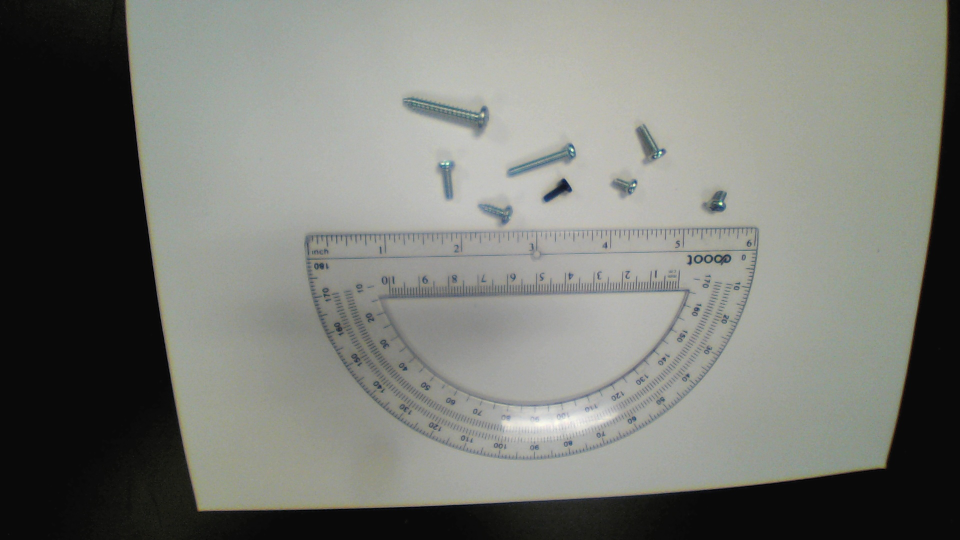
#> input picture ruler-reference.jpg, 1920 x 1080 px (shown at 1/2 size)
$ python check_vision.py
#> lines starting #> are read from the running program, lines starting #| are printed output that depends on the picture
### ruler.py
from pathlib import Path
import cv2
import numpy as np

class RulerTracker:
    def __init__(self,root):
        self.root=Path(root); self.template=None; self.source_points=None
    def follow(self,frame,cfg):
        points=cfg.get('ruler_points')
        if not points or cfg.get('scale_mode')!='ruler' or not cfg.get('follow_ruler',True): return cfg
        if self.source_points!=points:
            self.source_points=points
            reference=self.root/'ruler-reference.jpg'
            ref=cv2.imread(str(reference if reference.exists() else self.root/'two-screws-view.jpg'))
            if ref is None: return cfg
            p=np.array(points)
            x0=max(0,int(p[:,0].min()-145)); x1=min(ref.shape[1],int(p[:,0].max()+145))
            y0=max(0,int(p[:,1].min()-8)); y1=min(ref.shape[0],int(p[:,1].max()+65))
            self.origin=np.array([x0,y0]); patch=ref[y0:y1,x0:x1]
            self.template=cv2.resize(cv2.cvtColor(patch,cv2.COLOR_BGR2GRAY),None,fx=.5,fy=.5)
        if self.template is None: return cfg
        small=cv2.resize(cv2.cvtColor(frame,cv2.COLOR_BGR2GRAY),None,fx=.5,fy=.5)
        match=cv2.matchTemplate(small,self.template,cv2.TM_CCOEFF_NORMED)
        _,score,_,loc=cv2.minMaxLoc(match)
        if score<.55:
            return dict(cfg,ruler_points=None)
        delta=np.array(loc)*2-self.origin
        moved=np.array(points)+delta
        a,b=moved
        left=max(0,int(min(a[0],b[0])-185)); right=min(frame.shape[1],int(max(a[0],b[0])+185))
        bottom=max(50,int(min(a[1],b[1])-3))
        roi=[left,0,right-left,bottom] if cfg.get('auto_area',True) else cfg.get('roi')
        return dict(cfg,ruler_points=moved.tolist(),roi=roi)

### vision.py
"""Silhouette measurements in calibrated planar millimetres."""
import cv2
import numpy as np

def profile_measure(points):
    points=np.asarray(points,np.float32).reshape(-1,2)
    rect=cv2.minAreaRect(points)
    box=cv2.boxPoints(rect)
    edges=np.roll(box,-1,axis=0)-box
    axis=edges[np.argmax(np.linalg.norm(edges,axis=1))]
    axis=axis/np.linalg.norm(axis)
    across=np.array([-axis[1],axis[0]])
    uv=np.stack([points@axis,points@across],axis=1)
    uv-=uv.min(axis=0)
    length=float(uv[:,0].max())
    if not 4<length<80: return None
    # Rasterize the whole outline so profile bins do not depend on sparse
    # contour vertices, which formerly made flat tips look pointed.
    scale=12.
    raster=np.zeros((int(uv[:,1].max()*scale)+5,int(length*scale)+5),np.uint8)
    cv2.fillPoly(raster,[np.round(uv*scale+2).astype(np.int32)],255)
    widths=[]
    for col in raster.T:
        ys=np.flatnonzero(col)
        if len(ys): widths.append((ys[-1]-ys[0]+1)/scale)
    widths=np.array(widths)
    if len(widths)<20: return None
    widths=np.array([np.median(widths[max(0,i-2):i+3]) for i in range(len(widths))])
    n=len(widths); end=max(3,int(n*.24))
    if np.quantile(widths[:end],.85)<np.quantile(widths[-end:],.85): widths=widths[::-1]
    shaft=widths[int(n*.35):int(n*.80)]
    diameter=float(np.quantile(shaft,.6))
    head=float(np.quantile(widths[:end],.85))
    if not 1<diameter<12 or length/diameter<1.6 or not 1.22<head/diameter<3.5: return None
    # Reject branching silhouettes, touching pieces and broad shadow blobs.
    if np.quantile(shaft,.9)/max(np.quantile(shaft,.2),.1)>1.65: return None
    tip=float(np.median(widths[int(n*.92):int(n*.98)]))/diameter
    shoulder=float(np.median(widths[int(n*.78):int(n*.88)]))/diameter
    pointed=(tip<.48 and shoulder<.91) or (tip<.66 and shoulder<.96 and length/diameter>4.5)
    if pointed: kind='Pointed screw (likely)'
    elif tip>.68: kind='Bolt / machine screw'
    else: kind='Fastener — tip unclear'
    peak=int(np.argmax(widths[:int(n*.35)]))
    start=max(peak+1,int(n*.04)); end_head=None
    run=max(3,int(n*.04))
    for i in range(start,int(n*.45)):
        if np.all(widths[i:i+run]<diameter*1.22): end_head=i; break
    if end_head is None: return None
    end_head=max(end_head,int(n*max(.8,head*.18)/length))
    shank=length*(n-end_head)/n
    if shank<1.5: return None
    # Strong width variation signals poor focus, reflection or overlapping parts.
    spread=float(np.quantile(shaft,.9)-np.quantile(shaft,.1))
    return {'type':kind,'diameter_mm':round(diameter,2),'under_head_length_mm':round(shank,1),
            'overall_length_mm':round(length,1),'head_diameter_mm':round(head,1),
            'confidence':'clear outline' if spread<diameter*.22 else 'outline uncertain',
            'tip_ratio':round(tip,2),'shoulder_ratio':round(shoulder,2)}

# [32 lines left out: function detect, not called in this run]

def size_label(item):
    diameter=item['diameter_mm']
    if diameter is None: return f"~{item['overall_length_mm']:.1f} mm overall"
    standards=np.array([1.6,2,2.5,3,4,5,6,8,10,12])
    candidates=standards[abs(standards-diameter)<max(.35,diameter*.12)]
    nominal=item['type']=='Bolt / machine screw' and len(candidates)>0
    size='~'+'/'.join(f'M{n:g}' for n in candidates) if nominal else f'~{diameter:.1f} mm dia'
    return size+f" x ~{item['under_head_length_mm']:.1f} mm"

class Stabilizer:
    def __init__(self): self.tracks=[]; self.next_id=1
    def update(self,items):
        used=set(); new=[]
        for item in items:
            x,y,w,h=item['box']; center=np.array([x+w/2,y+h/2])
            candidates=[(np.linalg.norm(center-t['center']),j,t) for j,t in enumerate(self.tracks) if j not in used]
            closest=min(candidates,key=lambda x:x[0]) if candidates else None
            if closest and closest[0]<45:
                _,j,t=closest; used.add(j)
                for field in ['diameter_mm','under_head_length_mm','overall_length_mm','head_diameter_mm']:
                    if item['diameter_mm'] is not None and t['item']['diameter_mm'] is not None and item[field] is not None and t['item'][field] is not None:
                        item[field]=round(.25*item[field]+.75*t['item'][field],2)
                item['id']=t['item']['id']; age=t['age']+1
                votes=(t['votes']+[item['type']])[-12:]
                item['type']=max(set(votes),key=votes.count)
            else:
                item['id']=self.next_id; self.next_id+=1; age=1; votes=[item['type']]
            item['size']=size_label(item)
            new.append({'center':center,'item':item,'age':age,'votes':votes})
        self.tracks=new
        return [t['item'] for t in new if t['age']>=3]

### check_vision.py
import sys
from pathlib import Path
sys.path.insert(0,str(Path(__file__).resolve().parent/'vendor'))
import cv2
import numpy as np
from vision import profile_measure, Stabilizer

# A 3 mm x 20 mm blunt shaft with a 6 mm wide, 2 mm long head.
bolt=np.array([[0,-3],[2,-3],[2,-1.5],[22,-1.5],[22,1.5],[2,1.5],[2,3],[0,3]],np.float32)
screw=np.array([[0,-3],[2,-3],[2,-1.5],[16,-1.5],[22,0],[16,1.5],[2,1.5],[2,3],[0,3]],np.float32)
for degrees in [0,25,65,120]:
    angle=np.deg2rad(degrees); rotation=np.array([[np.cos(angle),-np.sin(angle)],[np.sin(angle),np.cos(angle)]],np.float32)
    for shape,kind in [(bolt,'Bolt / machine screw'),(screw,'Pointed screw (likely)')]:
        m=profile_measure(shape@rotation)
        assert m is not None,(degrees,kind)
        assert abs(m['diameter_mm']-3)<.2,m
        assert abs(m['under_head_length_mm']-20)<.4,m
        assert m['type']==kind,m
tracker=Stabilizer()
for i in range(6):
    item=profile_measure(bolt); item['box']=[100+i,100,130,35]
    stable=tracker.update([item])
#> (reads calibration.json from the repository)
assert len(stable)==1 and stable[0]['id']==1
print('PASS: rotated diameter/length, blunt vs tapered tips, stable track identity')
from ruler import RulerTracker
import app
frame=cv2.imread(str(app.ROOT/'ruler-reference.jpg'))
#> frame is the input picture: shape (1080, 1920, 3); mean B, G, R 116.8, 122.8, 120.9
shifted=cv2.warpAffine(frame,np.array([[1,0,20],[0,1,-15]],np.float32),(frame.shape[1],frame.shape[0]))
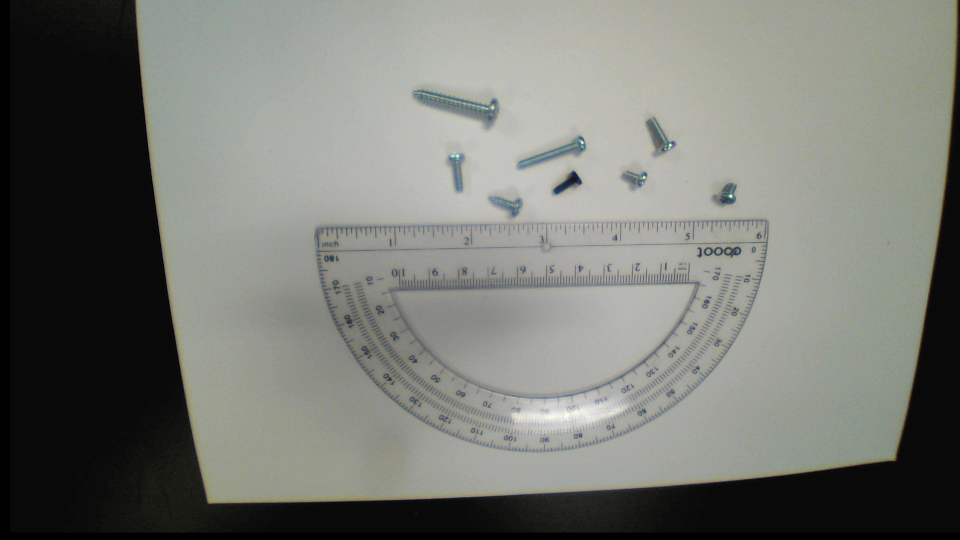
#> shifted: shape (1080, 1920, 3) (shown at 1/2 size); mean B, G, R 114.8, 120.7, 118.8
followed=RulerTracker(app.ROOT).follow(shifted,app.config)
#> in follow, `points=cfg.get('ruler_points')`: points = [[767, 472], [1370, 460]]
#> in follow, `x0 = max(0, int(p[:, 0].min() - 145))`: x0 = 622
#> in follow, `x1 = min(ref.shape[1], int(p[:, 0].max() + 145))`: x1 = 1515
#> in follow, `y0 = max(0, int(p[:, 1].min() - 8))`: y0 = 452
#> in follow, `y1 = min(ref.shape[0], int(p[:, 1].max() + 65))`: y1 = 537
#> in follow, `self.origin = np.array([x0, y0])`: self.origin = [622, 452]
#> in follow, `patch = ref[y0:y1, x0:x1]`:
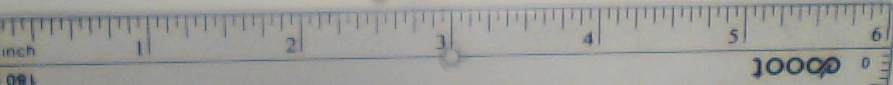
#> patch: shape (85, 893, 3); mean B, G, R 152.5, 156.4, 155.8
#> in follow, `self.template=cv2.resize(cv2.cvtColor(patch,cv2.COLOR_BGR2GRAY),None,f..`:
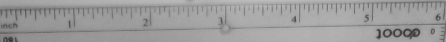
#> self.template: shape (42, 446); min 48, max 188, mean 155.9
#> in follow, `small=cv2.resize(cv2.cvtColor(frame,cv2.COLOR_BGR2GRAY),None,fx=.5,fy=..`:
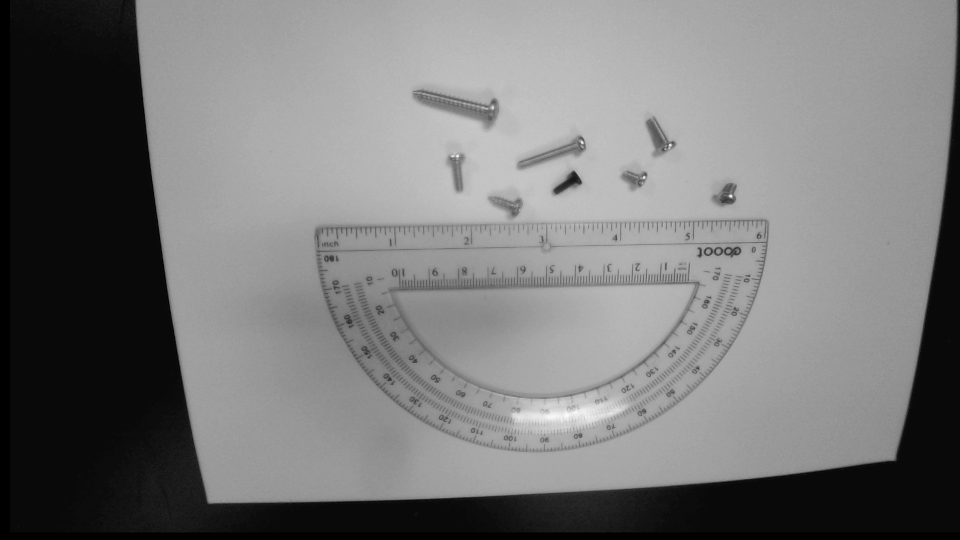
#> small: shape (540, 960); min 0, max 250, mean 119.6
#> in follow, `match=cv2.matchTemplate(small,self.template,cv2.TM_CCOEFF_NORMED)`:
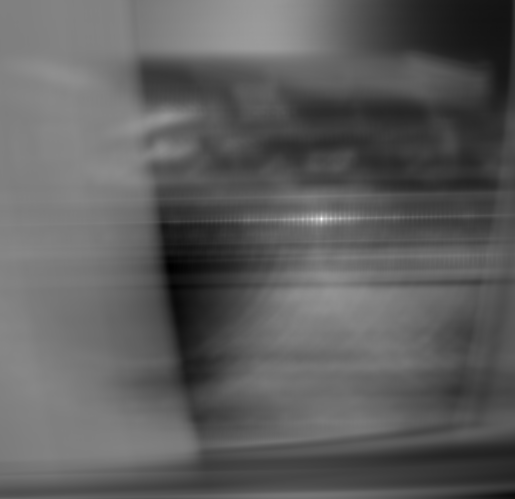
#> match: shape (499, 515) float32; min -0.314, max 0.979, mean 0.163; drawn with min black and max white
#> in follow, `_,score,_,loc=cv2.minMaxLoc(match)`: score = 0.979; loc = (321, 218)
#> in follow, `delta=np.array(loc)*2-self.origin`: delta = [20, -16]
#> in follow, `moved=np.array(points)+delta`: moved = [[787, 456], [1390, 444]]
#> in follow, `a,b=moved`: a = [787, 456]; b = [1390, 444]
#> in follow, `left = max(0, int(min(a[0], b[0]) - 185))`: left = 602
#> in follow, `right = min(frame.shape[1], int(max(a[0], b[0]) + 185))`: right = 1575
#> in follow, `bottom=max(50,int(min(a[1],b[1])-3))`: bottom = 441
#> in follow, `roi=[left,0,right-left,bottom] if cfg.get('auto_area',True) else cfg.g..`: roi = [602, 0, 973, 441]
#> followed = 12 items
assert np.allclose(np.array(followed['ruler_points']),np.array(app.config['ruler_points'])+[20,-15],atol=3)
lost=RulerTracker(app.ROOT).follow(np.full_like(frame,180),app.config)
#> in follow (call 2), `small=cv2.resize(cv2.cvtColor(frame,cv2.COLOR_BGR2GRAY),None,fx=.5,fy=..`: frame: shape (1080, 1920, 3); every value is 180
#> in follow (call 2), `match=cv2.matchTemplate(small,self.template,cv2.TM_CCOEFF_NORMED)`: match: shape (499, 515) float32; every value is 0
#> in follow (call 2), `match=cv2.matchTemplate(small,self.template,cv2.TM_CCOEFF_NORMED)`: small: shape (540, 960); every value is 180
assert lost['ruler_points'] is None
print('PASS: ruler translation and refusal to measure when reference is lost')
#> (the run stopped early here; a loop or call above may not have finished)
